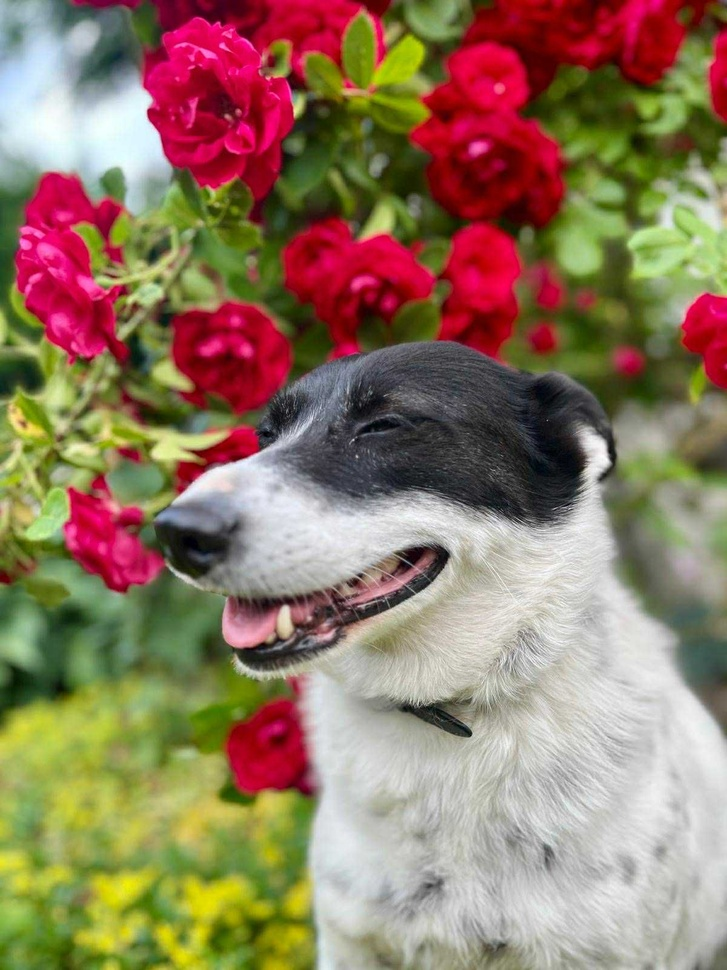
#> input picture dog.jpg, 727 x 970 px, shrunk from 1200 x 1600 before the run
$ python main.py dog.jpg out.png
#> lines starting #> are read from the running program, lines starting #| are printed output that depends on the picture
from PIL import Image
import sys
import os


def to_grayscale(path_to_file, path_output):
#> called with path_to_file = 'dog.jpg', path_output = 'out.png'
    im = Image.open(path_to_file)
#> im is the input picture: PIL image 727x970 RGB; mean R, G, B 144.5, 120.4, 97.1
    width, height = im.size
#> width = 727; height = 970

    im = im.convert("RGB")

    new_img = Image.new("RGB", (width, height))
#> new_img: PIL image 727x970 RGB; every value is 0
    src_pixels = im.load()
    dst_pixels = new_img.load()

    for x in range(width):
        for y in range(height):
            r, g, b = src_pixels[x, y]
            gray = int(r * 0.299 + g * 0.587 + b * 0.114)
            dst_pixels[x, y] = (gray, gray, gray)

    new_img.save(path_output)
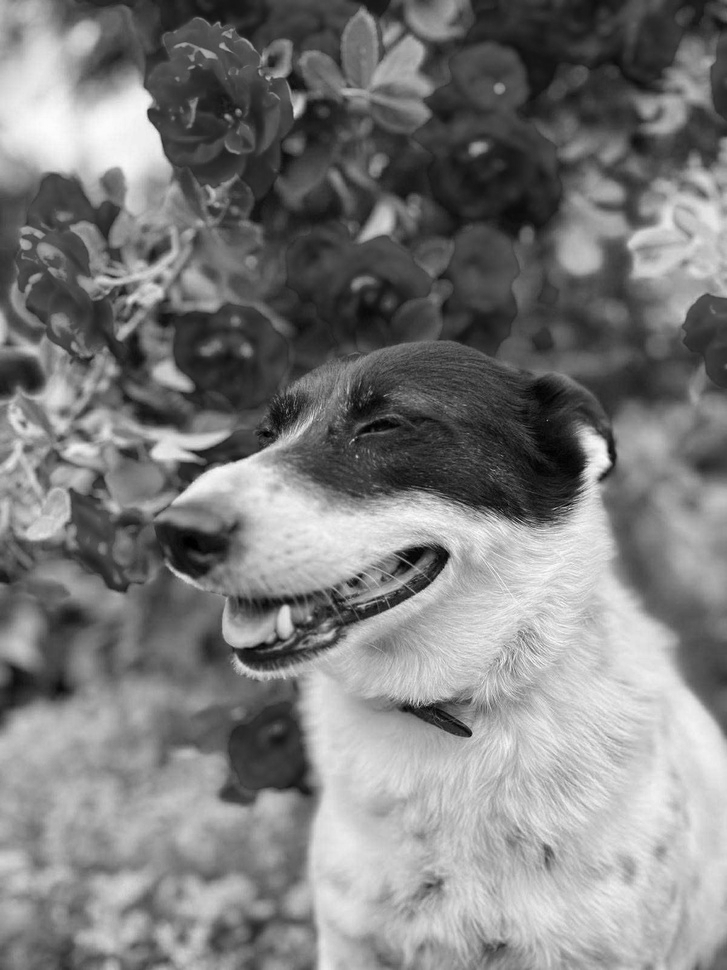
#> saved as out.png: PIL image 727x970 RGB; min 0, max 255, mean 124.4
    print(f"Saved grayscale image to {path_output}")


def main():
    if len(sys.argv) != 3:
        print("USAGE:")
        print("  python main.py <input_image> <output_basename>")
        print("\nExample:")
        print("  python main.py input.png output")
        print("  - creates output.jpg in the current folder")

        sys.exit(1)

    input_file = sys.argv[1]
    output_base = sys.argv[2]

    if not os.path.exists(input_file):
        print(f"Error: input file '{input_file}' not found.")
        print("\nUSAGE: python main.py <input_image> <output_basename>")
        sys.exit(1)

    to_grayscale(input_file, output_base)


if __name__ == "__main__":
    main()
